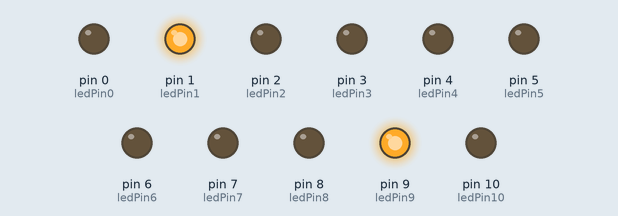
Bench run of a sketch on a simulated Arduino Uno, built with avr-gcc and run on an emulated ATmega328P. Parts: output pins drawn as LEDs (lit = HIGH).

Above: at 0.05 s.
At 0.35 s:
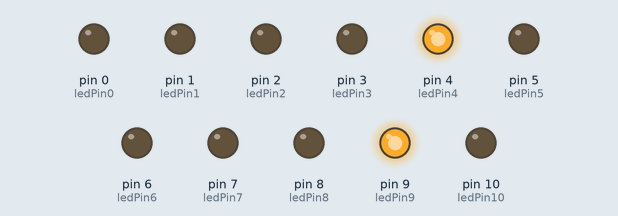
At 0.75 s:
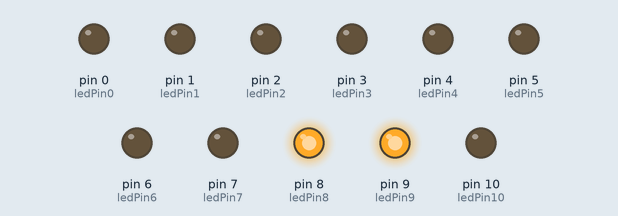
At 1.45 s:
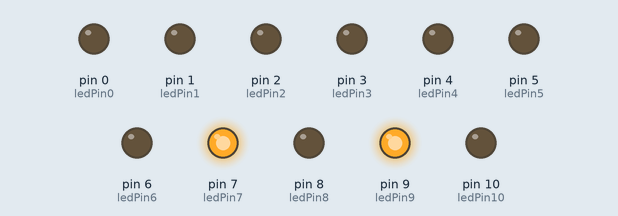
At 2.15 s:
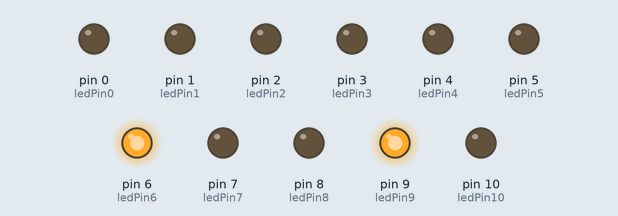
At 2.85 s:
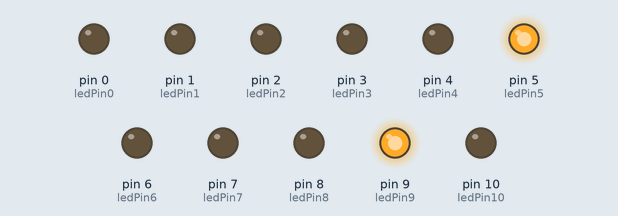
Timing chart, 0 to 3.1 s (numbered marks = the images above):
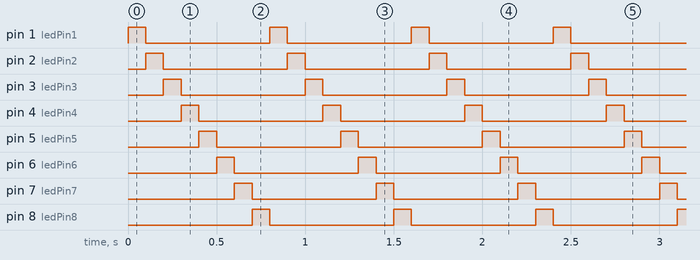

Measured:
- by itself, pin 1 (ledPin1), pin 2 (ledPin2), pin 3 (ledPin3), pin 4 (ledPin4), pin 5 (ledPin5), pin 6 (ledPin6), pin 7 (ledPin7), pin 8 (ledPin8): alternates HIGH for 0.10 s and LOW for 0.70 s
- by itself, everything shown: repeats every 0.80 s, in 8 steps

The sketch:

Project_Eyeballs_TestCode4.ino
```cpp
// constants won't change. Used here to set a pin number :
const int ledPin0 =  0;      // the number of the LED pin
const int ledPin1 =  1;      // the number of the LED pin
const int ledPin2 =  2;      // the number of the LED pin
const int ledPin3 =  3;      // the number of the LED pin
const int ledPin4 =  4;      // the number of the LED pin
const int ledPin5 =  5;      // the number of the LED pin
const int ledPin6 =  6;      // the number of the LED pin
const int ledPin7 =  7;      // the number of the LED pin
const int ledPin8 =  8;      // the number of the LED pin
const int ledPin9 =  9;      // the number of the LED pin
const int ledPin10 =  10;      // the number of the LED pin

// Variables will change:
int ON = HIGH;
int OFF = LOW;
float TimeON = 20;  // .5 ON and 10 off creates dimness //   1000 on and 1000 off is full intensity blunking
float TimeOFF = 20;
float wait = 100;

void setup() {
  pinMode(0, OUTPUT);
  pinMode(1, OUTPUT);
  pinMode(2, OUTPUT);
  pinMode(3, OUTPUT);
  pinMode(4, OUTPUT);
  pinMode(5, OUTPUT);
  pinMode(6, OUTPUT);
  pinMode(7, OUTPUT);
  pinMode(8, OUTPUT);
  pinMode(9, OUTPUT);
  pinMode(10, OUTPUT);

  digitalWrite(9, ON);
}

void blink(int led) {
  digitalWrite(led, ON);
  delay(wait);
  digitalWrite(led, OFF);
}

void loop()
{
  blink(ledPin1);
  blink(ledPin2);
  blink(ledPin3);
  blink(ledPin4);
  blink(ledPin5);
  blink(ledPin6);
  blink(ledPin7);
  blink(ledPin8);

  /*digitalWrite(ledPin1, ON);
  delay(wait);
  digitalWrite(ledPin1, OFF);
  digitalWrite(ledPin2, ON);
  delay(wait);
  digitalWrite(ledPin2, OFF);
  digitalWrite(ledPin3, ON);
  delay(wait);
  digitalWrite(ledPin3, OFF);
  digitalWrite(ledPin4, ON);
  delay(wait);
  digitalWrite(ledPin4, OFF);
  digitalWrite(ledPin5, ON);
  delay(wait);
  digitalWrite(ledPin5, OFF);
  digitalWrite(ledPin6, ON);
  delay(wait);
  digitalWrite(ledPin6, OFF);
  digitalWrite(ledPin7, ON);
  delay(wait);
  digitalWrite(ledPin7, OFF);
  digitalWrite(ledPin8, ON);
  delay(wait);
  digitalWrite(ledPin8, OFF);
  //digitalWrite(ledPin9, ON);
  //delay(wait);
  //digitalWrite(ledPin9, OFF);
  //digitalWrite(ledPin10, ON);
  //delay(TimeON);
8?
  /*digitalWrite(ledPin1, OFF);
  digitalWrite(ledPin2, OFF);
  digitalWrite(ledPin3, OFF);
  digitalWrite(ledPin4, OFF);
  digitalWrite(ledPin5, OFF);
  digitalWrite(ledPin6, OFF);
  digitalWrite(ledPin7, OFF);
  digitalWrite(ledPin8, OFF);
  digitalWrite(ledPin9, ON);
  digitalWrite(ledPin10, OFF);*/
  //delay(TimeOFF);
}
```
